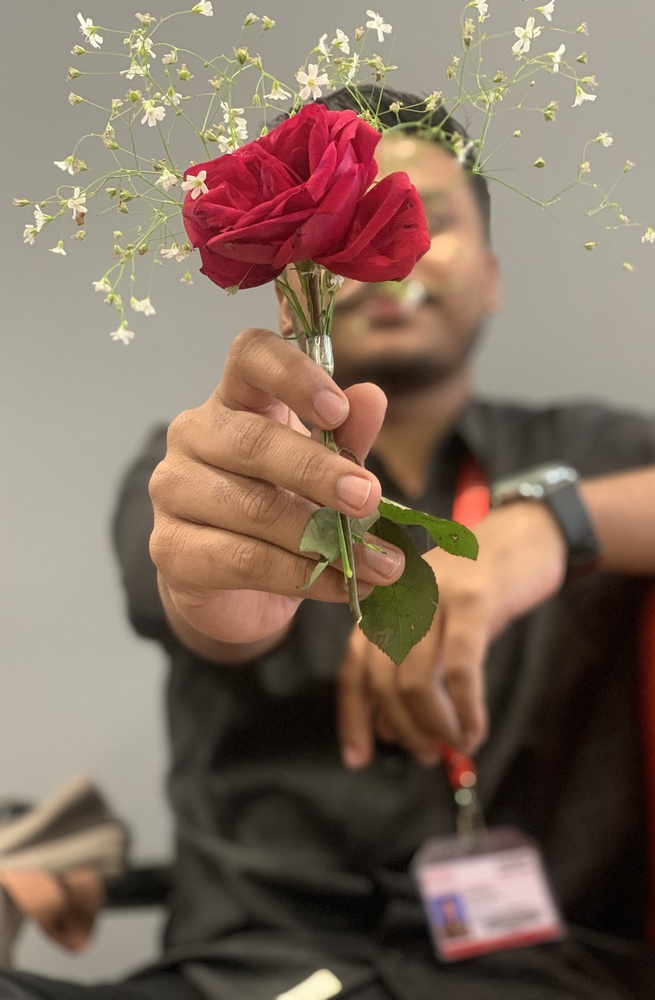
%> input picture Image3.jpg, 655 x 1000 px, shrunk from 2641 x 4032 before the run
$ octave Change_color.m   (GNU Octave 9; MATLAB toolbox functions it lacks are replaced by stand-ins)
%> lines starting %> are read from the running program, lines starting %| are printed output that depends on the picture; in (x1, y1, x2, y2) boxes, pixels count from 0 and x2, y2 are one past the last pixel; in counts of white or black regions, pixels touching at a corner belong together; the program's own positions count from 1
clc;
clear;
close all;

% Read the image
img = imread('image3.jpg');
%> img is the input picture: size 1000x655x3 uint8; mean R, G, B 130.5, 110.6, 96.1

% Display original image
figure;
imshow(img);
title('Original Image');

% Separate RGB channels
R = img(:,:,1);
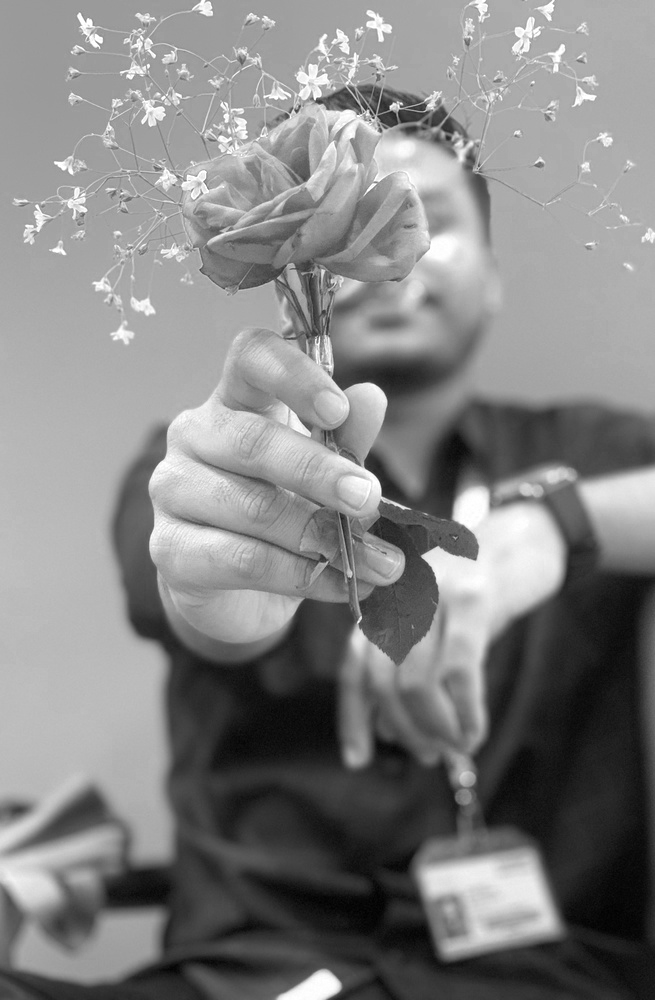
%> R: size 1000x655 uint8; min 0, max 255, mean 130.5
G = img(:,:,2);
B = img(:,:,3);
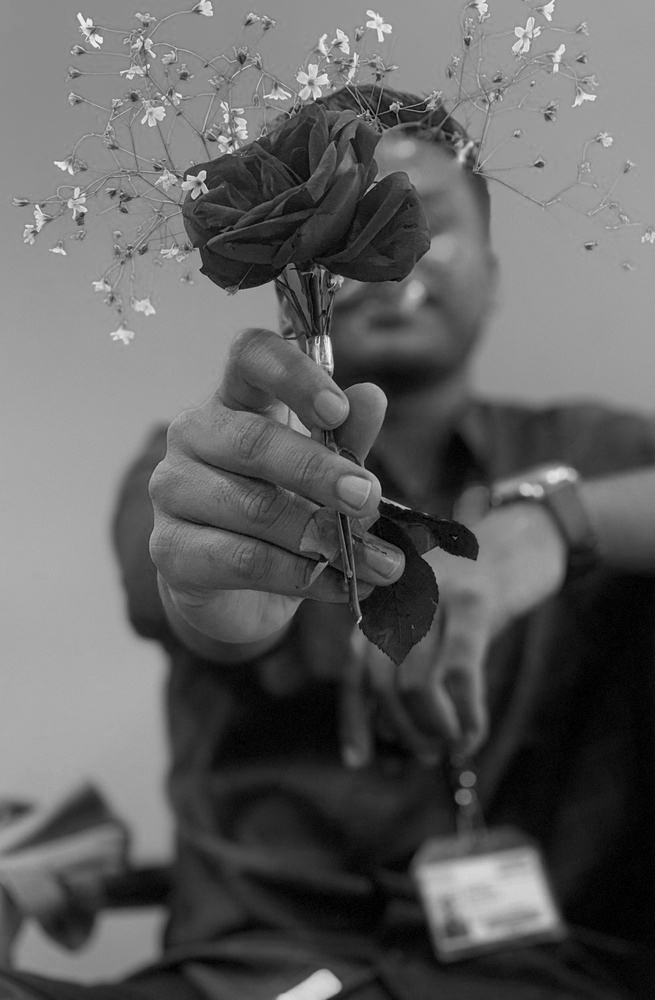
%> B: size 1000x655 uint8; min 0, max 254, mean 96.1

% Detect pink pixels
mask = (R > 140) & (G < 80) & (B < 90);
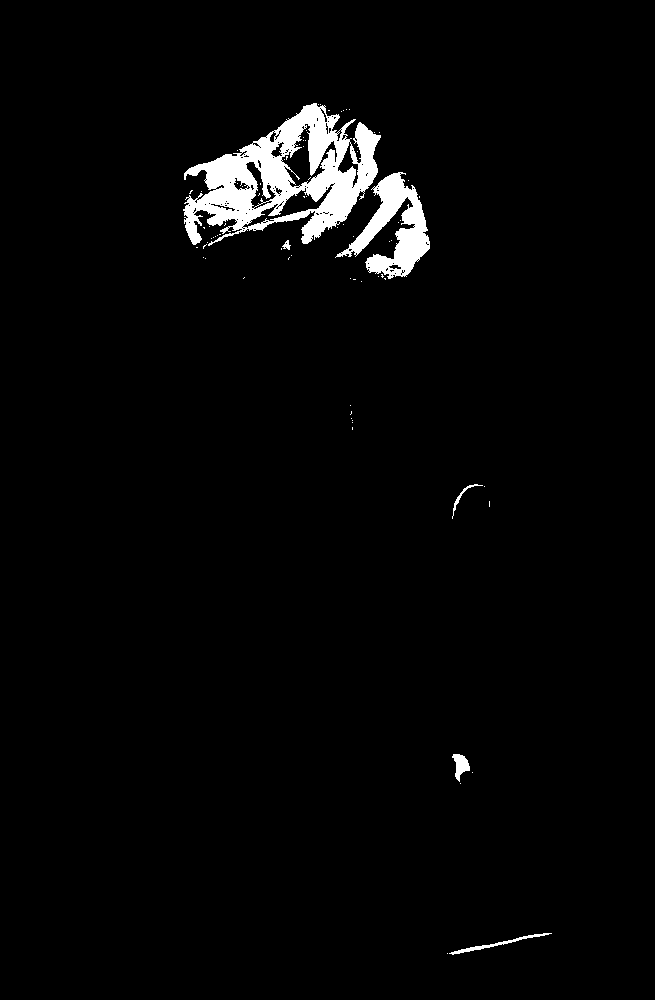
%> mask: size 1000x655 logical; 2.7% white; 77 white regions (71 under 20 px), largest, box (x1, y1, x2, y2) and area: (183, 103, 381, 246) 12814, (335, 172, 430, 279) 3982, (449, 933, 552, 955) 307, (452, 754, 470, 782) 269, (452, 484, 483, 519) 109, (282, 240, 291, 250) 46

% Change pink to blue
R(mask) = 0;
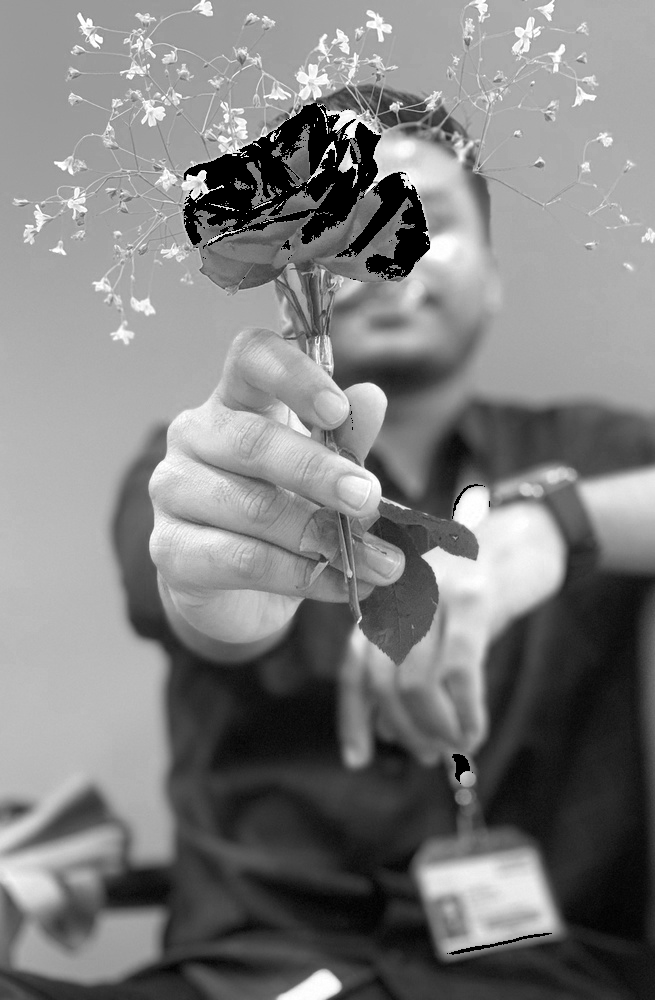
%> R: size 1000x655 uint8; 2.7% of pixels changed, all inside (x1, y1, x2, y2) = (183, 103, 552, 955)
G(mask) = 0;
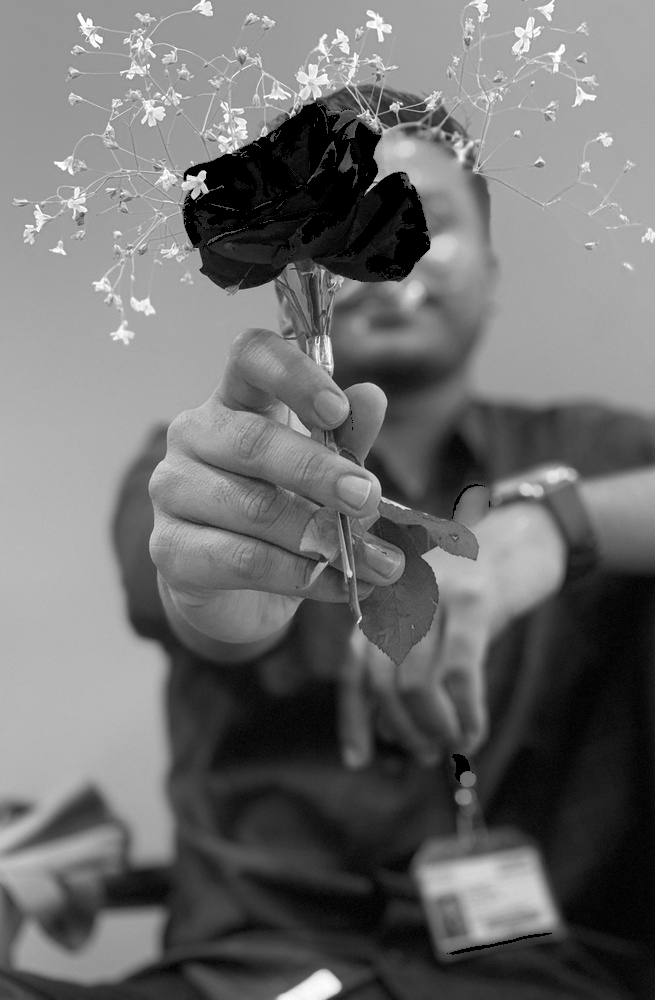
%> G: size 1000x655 uint8; min 0, max 255, mean 109.6
B(mask) = 255;
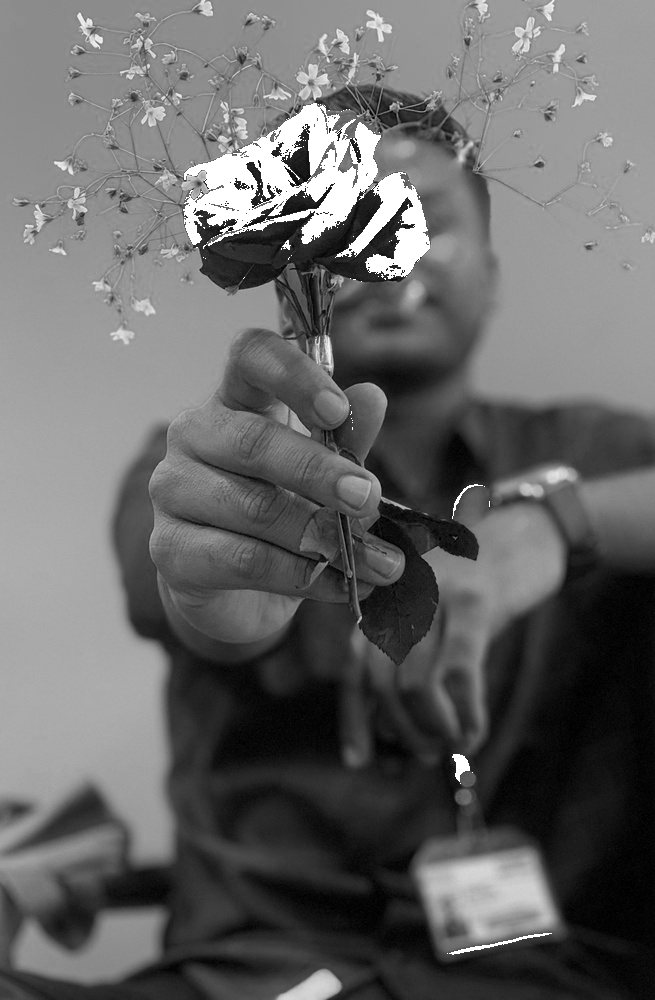
%> B: size 1000x655 uint8; 2.7% of pixels changed, all inside (x1, y1, x2, y2) = (183, 103, 552, 955)

% Combine channels
newImg = cat(3, R, G, B);
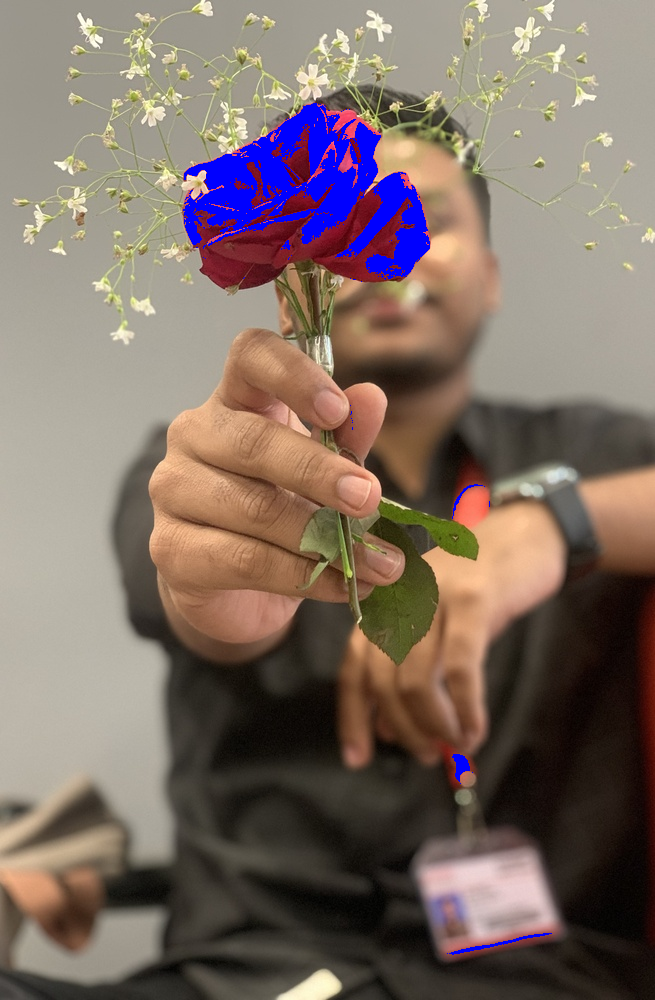
%> newImg: size 1000x655x3 uint8; mean R, G, B 125.9, 109.6, 101.4

% Display result
figure;
imshow(newImg);
title('Pink/Red Changed to Blue');

% Save the output image
imwrite(newImg,'BlueRose.png');

$ run again, with Image1.jpg copied over Image3.jpg
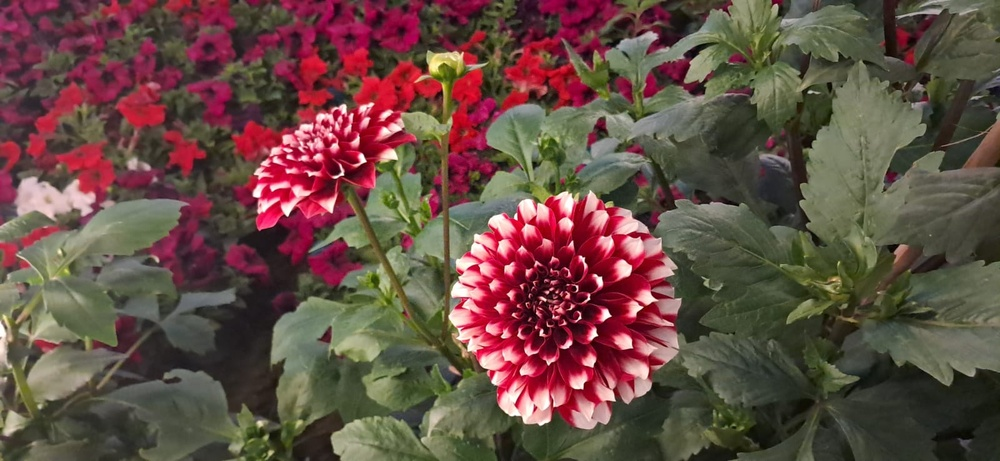
%> input picture Image1.jpg, 1000 x 461 px, shrunk from 1600 x 738 before the run
%> img is the input picture: size 461x1000x3 uint8; mean R, G, B 101.5, 76.3, 67.8
%> `mask = (R > 140) & (G < 80) & (B < 90);`:
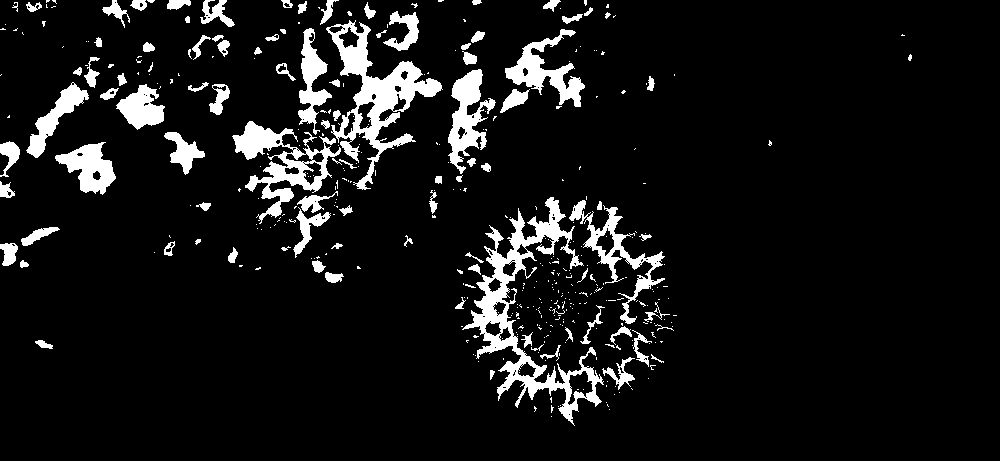
%> mask: size 461x1000 logical; 8.5% white; 407 white regions (310 under 20 px), largest, box (x1, y1, x2, y2) and area: (462, 197, 604, 426) 6600, (326, 20, 443, 190) 5263, (232, 121, 341, 224) 3463
%> `newImg = cat(3, R, G, B);`:
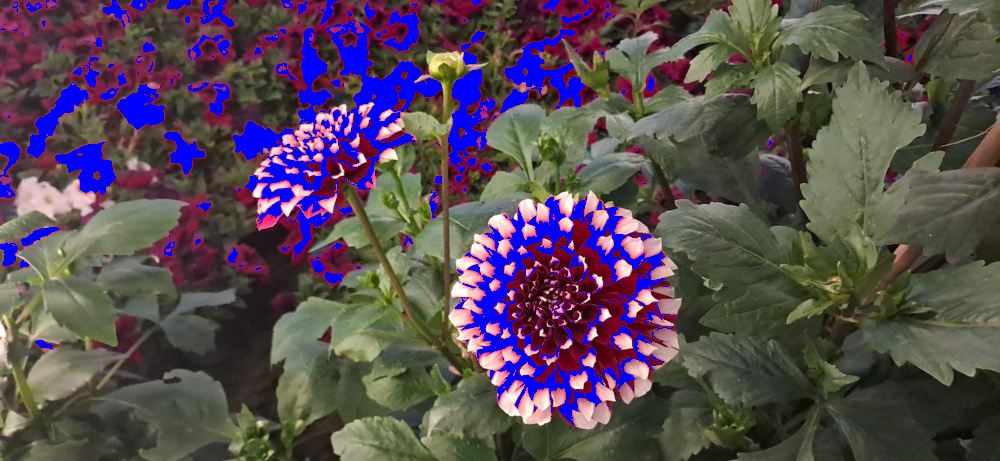
%> newImg: size 461x1000x3 uint8; mean R, G, B 87, 74, 84.6

$ run again, with Image2.jpg copied over Image3.jpg
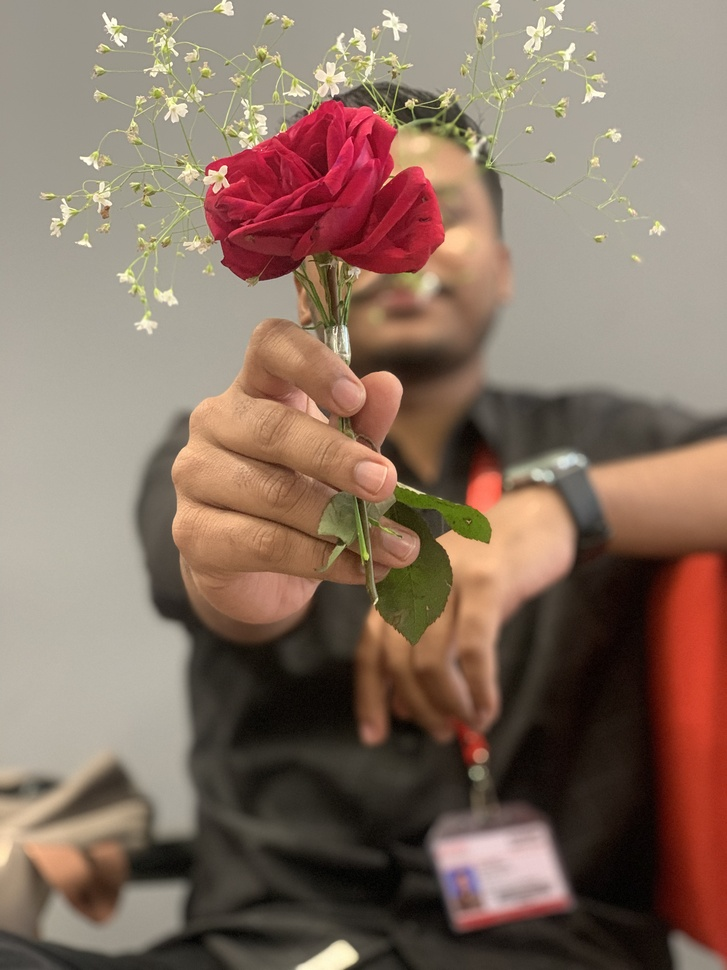
%> input picture Image2.jpg, 727 x 970 px, shrunk from 3024 x 4032 before the run
%> img is the input picture: size 970x727x3 uint8; mean R, G, B 134.9, 112.5, 98
%> `mask = (R > 140) & (G < 80) & (B < 90);`:
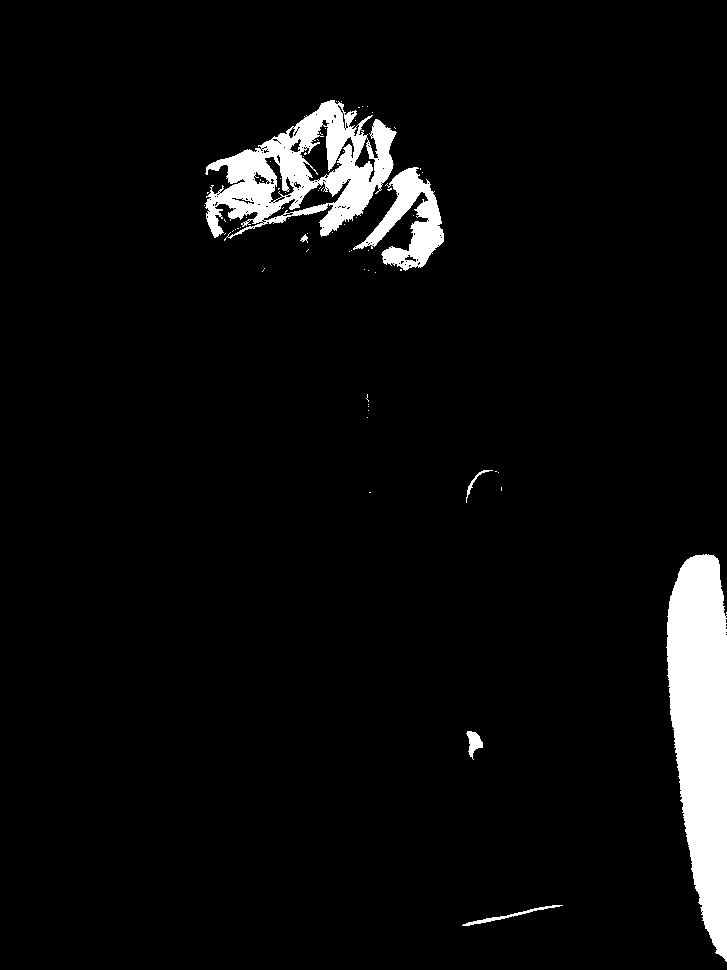
%> mask: size 970x727 logical; 4.9% white; 70 white regions (63 under 20 px), largest, box (x1, y1, x2, y2) and area: (666, 554, 727, 962) 17802, (205, 100, 397, 241) 12081, (353, 167, 444, 271) 3751
%> `newImg = cat(3, R, G, B);`:
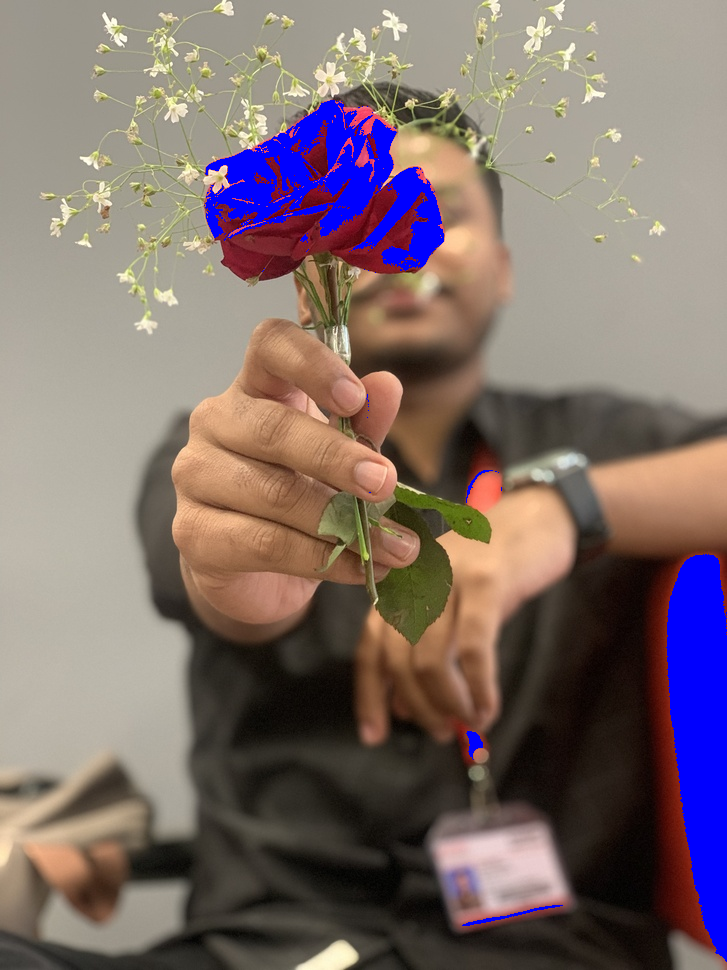
%> newImg: size 970x727x3 uint8; mean R, G, B 126.4, 110.3, 108.2
